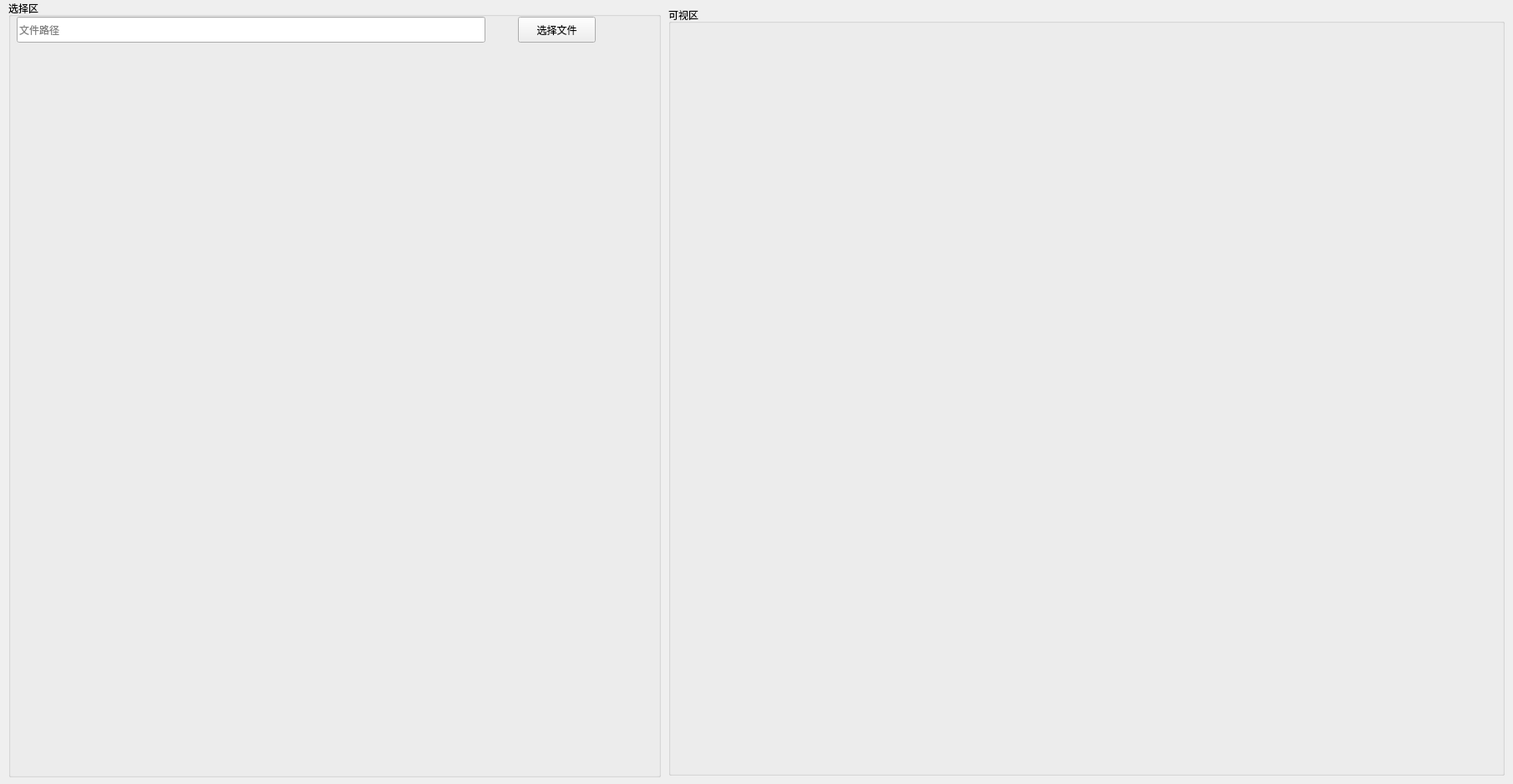
<?xml version="1.0" encoding="UTF-8"?>
<ui version="4.0">
 <class>Form</class>
 <widget class="QWidget" name="Form">
  <property name="windowModality">
   <enum>Qt::WindowModal</enum>
  </property>
  <property name="geometry">
   <rect>
    <x>0</x>
    <y>0</y>
    <width>1811</width>
    <height>939</height>
   </rect>
  </property>
  <property name="windowTitle">
   <string>Form</string>
  </property>
  <widget class="QGroupBox" name="groupBox_2">
   <property name="geometry">
    <rect>
     <x>10</x>
     <y>0</y>
     <width>781</width>
     <height>931</height>
    </rect>
   </property>
   <property name="title">
    <string>选择区</string>
   </property>
   <widget class="QWidget" name="verticalLayoutWidget_3">
    <property name="geometry">
     <rect>
      <x>9</x>
      <y>59</y>
      <width>771</width>
      <height>871</height>
     </rect>
    </property>
    <layout class="QVBoxLayout" name="verticalLayout_3"/>
   </widget>
   <widget class="QLineEdit" name="txt_path">
    <property name="geometry">
     <rect>
      <x>10</x>
      <y>20</y>
      <width>561</width>
      <height>31</height>
     </rect>
    </property>
    <property name="placeholderText">
     <string>文件路径</string>
    </property>
   </widget>
   <widget class="QPushButton" name="pb_choose">
    <property name="geometry">
     <rect>
      <x>610</x>
      <y>20</y>
      <width>93</width>
      <height>31</height>
     </rect>
    </property>
    <property name="text">
     <string>选择文件</string>
    </property>
   </widget>
  </widget>
  <widget class="QGroupBox" name="groupBox_3">
   <property name="geometry">
    <rect>
     <x>800</x>
     <y>8</y>
     <width>1001</width>
     <height>921</height>
    </rect>
   </property>
   <property name="title">
    <string>可视区</string>
   </property>
   <widget class="QWidget" name="verticalLayoutWidget_2">
    <property name="geometry">
     <rect>
      <x>40</x>
      <y>20</y>
      <width>461</width>
      <height>341</height>
     </rect>
    </property>
    <layout class="QVBoxLayout" name="verticalLayout_AF"/>
   </widget>
   <widget class="QWidget" name="verticalLayoutWidget">
    <property name="geometry">
     <rect>
      <x>40</x>
      <y>450</y>
      <width>461</width>
      <height>471</height>
     </rect>
    </property>
    <layout class="QVBoxLayout" name="VLBotoom_AF">
     <property name="sizeConstraint">
      <enum>QLayout::SetDefaultConstraint</enum>
     </property>
    </layout>
   </widget>
   <widget class="QWidget" name="verticalLayoutWidget_4">
    <property name="geometry">
     <rect>
      <x>550</x>
      <y>20</y>
      <width>441</width>
      <height>341</height>
     </rect>
    </property>
    <layout class="QVBoxLayout" name="verticalLayout_SHG"/>
   </widget>
   <widget class="QWidget" name="verticalLayoutWidget_5">
    <property name="geometry">
     <rect>
      <x>550</x>
      <y>450</y>
      <width>441</width>
      <height>471</height>
     </rect>
    </property>
    <layout class="QVBoxLayout" name="VLBotoom_SHG">
     <property name="sizeConstraint">
      <enum>QLayout::SetDefaultConstraint</enum>
     </property>
    </layout>
   </widget>
   <widget class="QLabel" name="selectLable">
    <property name="geometry">
     <rect>
      <x>40</x>
      <y>390</y>
      <width>621</width>
      <height>41</height>
     </rect>
    </property>
    <property name="font">
     <font>
      <pointsize>13</pointsize>
      <weight>75</weight>
      <bold>true</bold>
     </font>
    </property>
    <property name="text">
     <string/>
    </property>
   </widget>
   <widget class="QLabel" name="labelOne">
    <property name="geometry">
     <rect>
      <x>10</x>
      <y>20</y>
      <width>21</width>
      <height>61</height>
     </rect>
    </property>
    <property name="text">
     <string/>
    </property>
   </widget>
   <widget class="QLabel" name="labeltwo">
    <property name="geometry">
     <rect>
      <x>510</x>
      <y>20</y>
      <width>31</width>
      <height>61</height>
     </rect>
    </property>
    <property name="text">
     <string/>
    </property>
   </widget>
   <widget class="QLabel" name="selectLable_2">
    <property name="geometry">
     <rect>
      <x>690</x>
      <y>390</y>
      <width>281</width>
      <height>41</height>
     </rect>
    </property>
    <property name="font">
     <font>
      <pointsize>13</pointsize>
      <weight>75</weight>
      <bold>true</bold>
     </font>
    </property>
    <property name="text">
     <string/>
    </property>
   </widget>
  </widget>
 </widget>
 <resources/>
 <connections/>
</ui>
